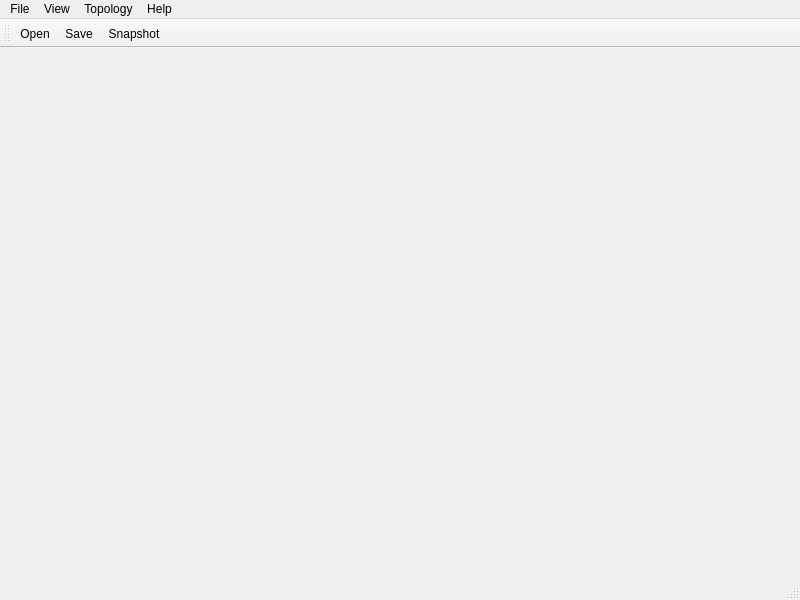
<?xml version="1.0" encoding="UTF-8"?>
<ui version="4.0">
 <class>MainWindow</class>
 <widget class="QMainWindow" name="MainWindow">
  <property name="geometry">
   <rect>
    <x>0</x>
    <y>0</y>
    <width>800</width>
    <height>600</height>
   </rect>
  </property>
  <property name="minimumSize">
   <size>
    <width>800</width>
    <height>600</height>
   </size>
  </property>
  <property name="windowTitle">
   <string>MainWindow</string>
  </property>
  <widget class="QWidget" name="centralWidget"/>
  <widget class="QMenuBar" name="menuBar">
   <property name="geometry">
    <rect>
     <x>0</x>
     <y>0</y>
     <width>800</width>
     <height>22</height>
    </rect>
   </property>
   <widget class="QMenu" name="menuFile">
    <property name="title">
     <string>File</string>
    </property>
    <widget class="QMenu" name="menuRecentFiles">
     <property name="title">
      <string>Recent Files</string>
     </property>
     <addaction name="separator"/>
     <addaction name="actionClearRecentFiles"/>
    </widget>
    <addaction name="actionOpen"/>
    <addaction name="actionSave"/>
    <addaction name="separator"/>
    <addaction name="menuRecentFiles"/>
    <addaction name="separator"/>
    <addaction name="actionExit"/>
   </widget>
   <widget class="QMenu" name="menuView">
    <property name="title">
     <string>View</string>
    </property>
    <addaction name="actionSnapshot"/>
    <addaction name="separator"/>
    <addaction name="actionBackgroundColor"/>
   </widget>
   <widget class="QMenu" name="menuHelp">
    <property name="title">
     <string>Help</string>
    </property>
    <addaction name="actionAbout"/>
   </widget>
   <widget class="QMenu" name="menuTopology">
    <property name="title">
     <string>Topology</string>
    </property>
    <addaction name="actionTopologyStatistics"/>
    <addaction name="separator"/>
   </widget>
   <addaction name="menuFile"/>
   <addaction name="menuView"/>
   <addaction name="menuTopology"/>
   <addaction name="menuHelp"/>
  </widget>
  <widget class="QToolBar" name="mainToolBar">
   <attribute name="toolBarArea">
    <enum>TopToolBarArea</enum>
   </attribute>
   <attribute name="toolBarBreak">
    <bool>false</bool>
   </attribute>
   <addaction name="actionOpen"/>
   <addaction name="actionSave"/>
   <addaction name="actionSnapshot"/>
  </widget>
  <widget class="QStatusBar" name="statusBar"/>
  <action name="actionOpen">
   <property name="icon">
    <iconset resource="viewer_qt.qrc">
     <normaloff>:/resources/icons/fileopen.png</normaloff>:/resources/icons/fileopen.png</iconset>
   </property>
   <property name="text">
    <string>Open</string>
   </property>
   <property name="shortcut">
    <string>Ctrl+O</string>
   </property>
  </action>
  <action name="actionSave">
   <property name="icon">
    <iconset resource="viewer_qt.qrc">
     <normaloff>:/resources/icons/filesave.png</normaloff>:/resources/icons/filesave.png</iconset>
   </property>
   <property name="text">
    <string>Save</string>
   </property>
   <property name="shortcut">
    <string>Ctrl+S</string>
   </property>
  </action>
  <action name="actionExit">
   <property name="icon">
    <iconset resource="viewer_qt.qrc">
     <normaloff>:/resources/icons/exit.png</normaloff>:/resources/icons/exit.png</iconset>
   </property>
   <property name="text">
    <string>Exit</string>
   </property>
   <property name="shortcut">
    <string>Ctrl+Q</string>
   </property>
  </action>
  <action name="actionAbout">
   <property name="icon">
    <iconset resource="viewer_qt.qrc">
     <normaloff>:/resources/icons/help.png</normaloff>:/resources/icons/help.png</iconset>
   </property>
   <property name="text">
    <string>About Easy3D</string>
   </property>
   <property name="toolTip">
    <string>About Easy3D</string>
   </property>
  </action>
  <action name="actionClearRecentFiles">
   <property name="text">
    <string>Clear</string>
   </property>
  </action>
  <action name="actionSnapshot">
   <property name="icon">
    <iconset resource="viewer_qt.qrc">
     <normaloff>:/resources/icons/snap_shot.png</normaloff>:/resources/icons/snap_shot.png</iconset>
   </property>
   <property name="text">
    <string>Snapshot</string>
   </property>
  </action>
  <action name="actionBackgroundColor">
   <property name="text">
    <string>Background Color</string>
   </property>
  </action>
  <action name="actionTopologyStatistics">
   <property name="text">
    <string>Show Statistics</string>
   </property>
  </action>
 </widget>
 <layoutdefault spacing="6" margin="11"/>
 <resources>
  <include location="viewer_qt.qrc"/>
 </resources>
 <connections/>
</ui>
